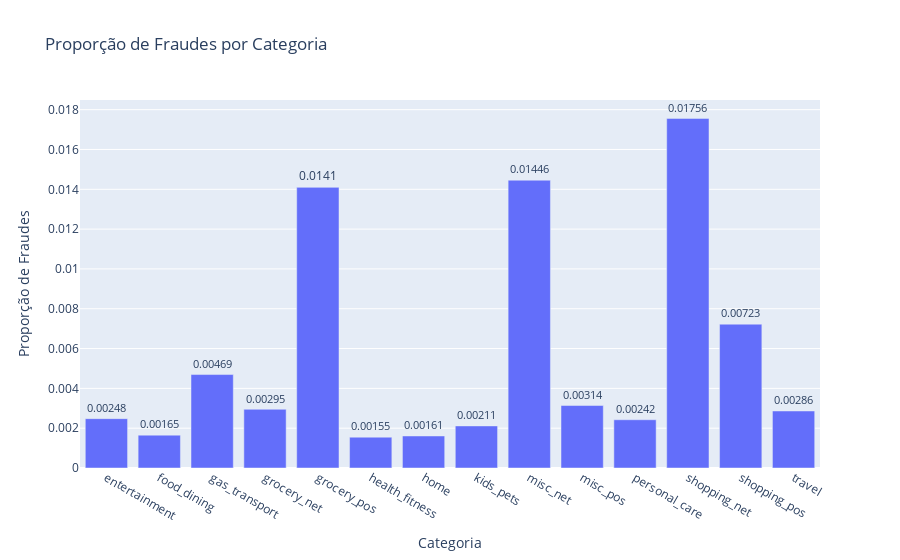

Here is the notebook cell this chart was saved with:
### Code cell
# Contagem de ocorrências por categoria
category_counts = df_train['category'].value_counts().reset_index()
category_counts.columns = ['Categoria', 'Contagem']

# Agrupando por categoria e calculando a proporção de fraudes
fraud_proportion_by_category = df_train.groupby('category')['is_fraud'].mean().reset_index()
fraud_proportion_by_category.columns = ['Categoria', 'Proporção de Fraudes']

# Criando um gráfico de barras interativo com Plotly
fig = px.bar(fraud_proportion_by_category, x='Categoria', y='Proporção de Fraudes', title='Proporção de Fraudes por Categoria',
             labels={'Categoria': 'Categoria', 'Proporção de Fraudes': 'Proporção de Fraudes'})

# Formatando os números com cinco casas decimais
fraud_proportion_by_category['Proporção de Fraudes'] = fraud_proportion_by_category['Proporção de Fraudes'].round(5)

# Adicionando os números formatados (com cinco casas decimais) em cima das barras
fig.update_traces(text=fraud_proportion_by_category['Proporção de Fraudes'], textposition='outside')

fig.show()

### Figure 1 — Plotly figure (JSON) as saved in the notebook; plotly's stock layout.template omitted (floating-point values rounded to 4 significant figures)
{"data": [{"alignmentgroup": "True", "hovertemplate": "Categoria=%{x}<br>Proporção de Fraudes=%{y}<extra></extra>", "legendgroup": "", "marker": {"color": "#636efa", "pattern": {"shape": ""}}, "name": "", "offsetgroup": "", "orientation": "v", "showlegend": false, "text": [0.00248, 0.00165, 0.00469, 0.00295, 0.0141, 0.00155, 0.00161, 0.00211, 0.01446, 0.00314, 0.00242, 0.01756, 0.00723, 0.00286], "textposition": "outside", "type": "bar", "x": ["entertainment", "food_dining", "gas_transport", "grocery_net", "grocery_pos", "health_fitness", "home", "kids_pets", "misc_net", "misc_pos", "personal_care", "shopping_net", "shopping_pos", "travel"], "xaxis": "x", "y": [0.002478, 0.001651, 0.004694, 0.002948, 0.0141, 0.001549, 0.001608, 0.002114, 0.01446, 0.003139, 0.002424, 0.01756, 0.007225, 0.002864], "yaxis": "y"}], "layout": {"barmode": "relative", "legend": {"tracegroupgap": 0}, "title": {"text": "Proporção de Fraudes por Categoria"}, "xaxis": {"anchor": "y", "domain": [0, 1], "title": {"text": "Categoria"}}, "yaxis": {"anchor": "x", "domain": [0, 1], "title": {"text": "Proporção de Fraudes"}}}}
